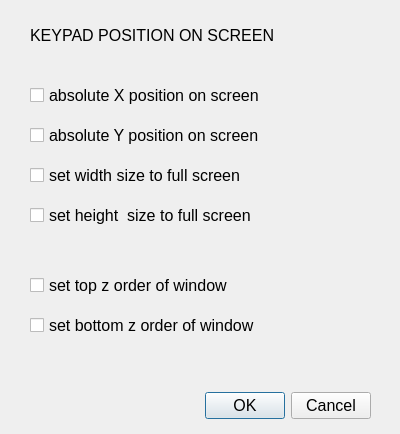
<?xml version="1.0" encoding="UTF-8"?>
<ui version="4.0">
 <class>DlgScreenPos</class>
 <widget class="QDialog" name="DlgScreenPos">
  <property name="geometry">
   <rect>
    <x>0</x>
    <y>0</y>
    <width>400</width>
    <height>434</height>
   </rect>
  </property>
  <property name="font">
   <font>
    <pointsize>12</pointsize>
   </font>
  </property>
  <property name="windowTitle">
   <string>Dialog</string>
  </property>
  <widget class="QDialogButtonBox" name="buttonBox">
   <property name="geometry">
    <rect>
     <x>30</x>
     <y>390</y>
     <width>341</width>
     <height>32</height>
    </rect>
   </property>
   <property name="orientation">
    <enum>Qt::Horizontal</enum>
   </property>
   <property name="standardButtons">
    <set>QDialogButtonBox::Cancel|QDialogButtonBox::Ok</set>
   </property>
  </widget>
  <widget class="QCheckBox" name="chXZ">
   <property name="geometry">
    <rect>
     <x>30</x>
     <y>160</y>
     <width>301</width>
     <height>31</height>
    </rect>
   </property>
   <property name="text">
    <string>set width size to full screen</string>
   </property>
  </widget>
  <widget class="QCheckBox" name="chYL">
   <property name="geometry">
    <rect>
     <x>30</x>
     <y>120</y>
     <width>281</width>
     <height>31</height>
    </rect>
   </property>
   <property name="text">
    <string>absolute Y position on screen</string>
   </property>
  </widget>
  <widget class="QCheckBox" name="chZB">
   <property name="geometry">
    <rect>
     <x>30</x>
     <y>310</y>
     <width>321</width>
     <height>31</height>
    </rect>
   </property>
   <property name="text">
    <string>set bottom z order of window</string>
   </property>
  </widget>
  <widget class="QCheckBox" name="chYZ">
   <property name="geometry">
    <rect>
     <x>30</x>
     <y>200</y>
     <width>301</width>
     <height>31</height>
    </rect>
   </property>
   <property name="text">
    <string>set height  size to full screen</string>
   </property>
  </widget>
  <widget class="QCheckBox" name="chXL">
   <property name="geometry">
    <rect>
     <x>30</x>
     <y>80</y>
     <width>281</width>
     <height>31</height>
    </rect>
   </property>
   <property name="text">
    <string>absolute X position on screen</string>
   </property>
  </widget>
  <widget class="QLabel" name="label">
   <property name="geometry">
    <rect>
     <x>30</x>
     <y>20</y>
     <width>301</width>
     <height>31</height>
    </rect>
   </property>
   <property name="text">
    <string>KEYPAD POSITION ON SCREEN</string>
   </property>
  </widget>
  <widget class="QCheckBox" name="chZT">
   <property name="geometry">
    <rect>
     <x>30</x>
     <y>270</y>
     <width>321</width>
     <height>31</height>
    </rect>
   </property>
   <property name="text">
    <string>set top z order of window</string>
   </property>
  </widget>
 </widget>
 <resources/>
 <connections>
  <connection>
   <sender>buttonBox</sender>
   <signal>accepted()</signal>
   <receiver>DlgScreenPos</receiver>
   <slot>accept()</slot>
   <hints>
    <hint type="sourcelabel">
     <x>248</x>
     <y>254</y>
    </hint>
    <hint type="destinationlabel">
     <x>157</x>
     <y>274</y>
    </hint>
   </hints>
  </connection>
  <connection>
   <sender>buttonBox</sender>
   <signal>rejected()</signal>
   <receiver>DlgScreenPos</receiver>
   <slot>reject()</slot>
   <hints>
    <hint type="sourcelabel">
     <x>316</x>
     <y>260</y>
    </hint>
    <hint type="destinationlabel">
     <x>286</x>
     <y>274</y>
    </hint>
   </hints>
  </connection>
 </connections>
</ui>
